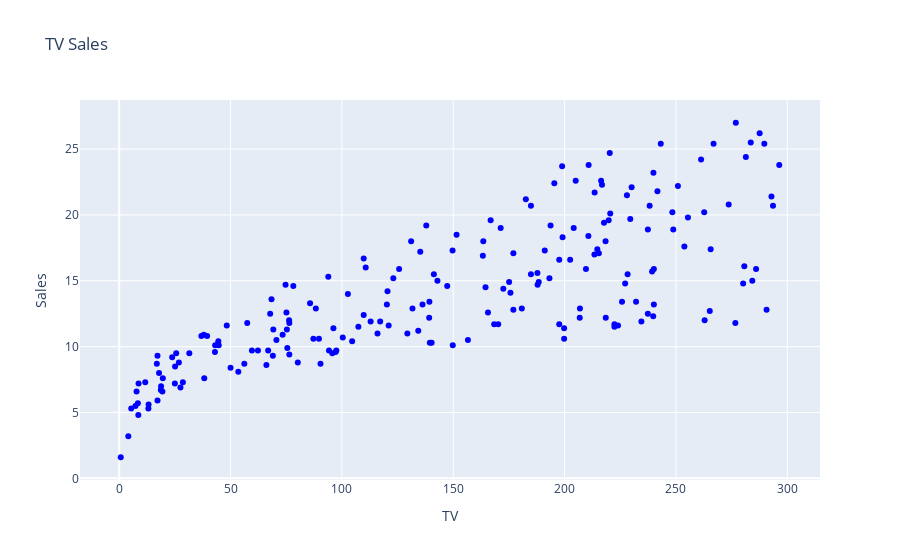

This figure's notebook cell:
### Code cell
#TV SALES
fig = go.Figure()
fig.add_trace(go.Scatter(x=df['TV'], y=df['Sales'], mode='markers', marker=dict(color='blue')))
## Here we update these values under function attributes such as title,xaxis_title and yaxis_title
fig.update_layout(title='TV Sales', xaxis_title='TV', yaxis_title='Sales')
# Display the figure
fig.show()

### Figure 1 — Plotly figure (JSON) as saved in the notebook; plotly's stock layout.template omitted (floating-point values rounded to 4 significant figures; data arrays with more than 128 entries replaced by an {"elided": "..."} marker saying what was removed)
{"data": [{"marker": {"color": "blue"}, "mode": "markers", "type": "scatter", "x": {"elided": "200 float values"}, "y": {"elided": "200 float values"}}], "layout": {"title": {"text": "TV Sales"}, "xaxis": {"title": {"text": "TV"}}, "yaxis": {"title": {"text": "Sales"}}}}
